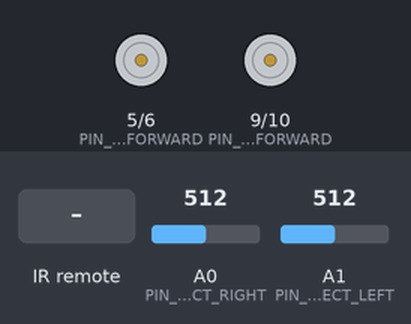
This sketch was run on a simulated Arduino Uno, built with avr-gcc and run on an emulated ATmega328P. Shown: motor-driver pin pairs drawn as motors (green arrow = first pin HIGH = forward, orange = second pin HIGH = backward, longer = more drive). Inputs (shaded band) come from the test bench; at power-on: A0 (PIN_LINE_DETECT_RIGHT) = 512, A1 (PIN_LINE_DETECT_LEFT) = 512.

Above: at 1.2 s.
1.3 s: infrared code 0x16 received
At 1.8 s:
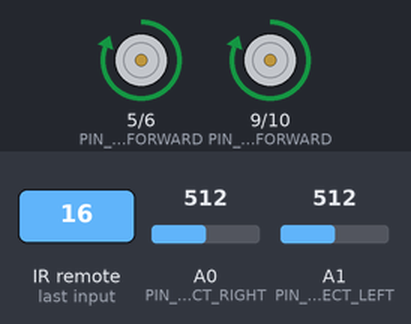
2.8 s: A0 (PIN_LINE_DETECT_RIGHT) set to 140
At 4.0 s:
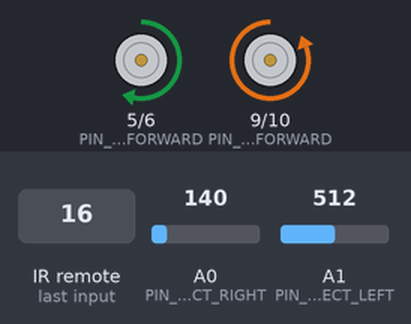
4.3 s: A1 (PIN_LINE_DETECT_LEFT) set to 164
5.8 s: A1 (PIN_LINE_DETECT_LEFT) set to 139
At 6.4 s:
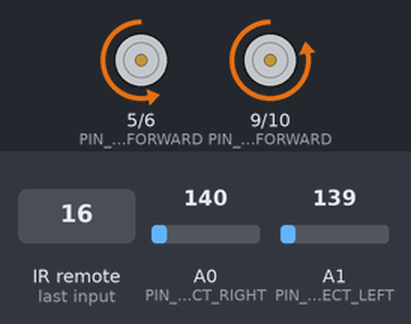
7.3 s: A0 (PIN_LINE_DETECT_RIGHT) set to 161
At 7.7 s:
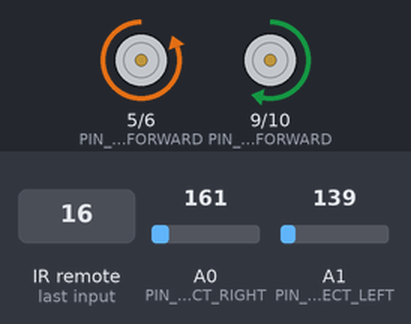
8.8 s: A0 (PIN_LINE_DETECT_RIGHT) set to 122
At 9.9 s:
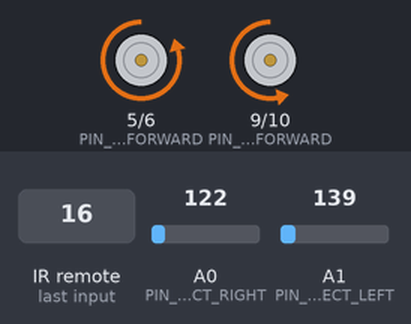
Timing chart, 0 to 11.3 s (numbered marks = the images above; inputs shaded):
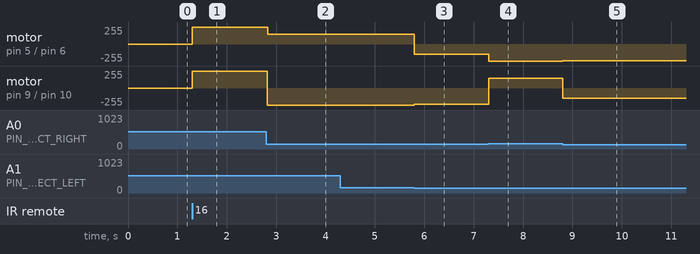

The sketch:

linetracing.ino
```cpp
#include <IRremote.hpp> //IR 리모컨 라이브러리.
#define PIN_IR_RECEIVE 2
#define PIN_MOTOR_LEFT_FORWARD 9
#define PIN_MOTOR_LEFT_BACKWARD 10
#define PIN_MOTOR_RIGHT_FORWARD 5
#define PIN_MOTOR_RIGHT_BACKWARD 6
#define PIN_LINE_DETECT_RIGHT A0
#define PIN_LINE_DETECT_LEFT A1
#define REF_VALUE_LINE_DETECT 150
int motorSpeedLeft = 0; // -255~255
int motorSpeedRight = 0; // -255~255
int isStartLineTracing = 0;
int detectValueLeft = 0;
int detectValueRight = 0;
int dirflag = 0;
int delayVal = 1;
void processMotor(void);
void processMotor(void) {
  if (motorSpeedLeft >= 0) {
    analogWrite(PIN_MOTOR_LEFT_FORWARD, motorSpeedLeft);
    analogWrite(PIN_MOTOR_LEFT_BACKWARD, 0);
  }
  else {
    analogWrite(PIN_MOTOR_LEFT_FORWARD, 0);
    analogWrite(PIN_MOTOR_LEFT_BACKWARD, motorSpeedLeft * (-1));
  }
  if (motorSpeedRight >= 0) {
    analogWrite(PIN_MOTOR_RIGHT_FORWARD, motorSpeedRight);
    analogWrite(PIN_MOTOR_RIGHT_BACKWARD, 0);
  }
  else {
    analogWrite(PIN_MOTOR_RIGHT_FORWARD, 0);
    analogWrite(PIN_MOTOR_RIGHT_BACKWARD, motorSpeedRight * (-1));
  }
}
void setup() {
  IrReceiver.begin(PIN_IR_RECEIVE, ENABLE_LED_FEEDBACK);
  pinMode(PIN_MOTOR_LEFT_FORWARD, OUTPUT);
  pinMode(PIN_MOTOR_LEFT_BACKWARD, OUTPUT);
  pinMode(PIN_MOTOR_RIGHT_FORWARD, OUTPUT);
  pinMode(PIN_MOTOR_RIGHT_BACKWARD, OUTPUT);
  analogWrite(PIN_MOTOR_LEFT_FORWARD, 0);
  analogWrite(PIN_MOTOR_LEFT_BACKWARD, 0);
  analogWrite(PIN_MOTOR_RIGHT_FORWARD, 0);
  analogWrite(PIN_MOTOR_RIGHT_BACKWARD, 0);
}

void loop() {
  if (IrReceiver.decode() == true) {
    if (IrReceiver.decodedIRData.protocol == NEC) {
      if (IrReceiver.decodedIRData.command == 0x16) { // *
        isStartLineTracing = 1;
      }
      else if (IrReceiver.decodedIRData.command == 0x0D) { // #
        isStartLineTracing = 0;
      }
    }
    IrReceiver.resume();
  }

  if (isStartLineTracing == 0) {
    motorSpeedLeft = 0;
    motorSpeedRight = 0;
  }
  else {
    detectValueLeft = analogRead(PIN_LINE_DETECT_LEFT);
    detectValueRight = analogRead(PIN_LINE_DETECT_RIGHT);
    if ((detectValueLeft > REF_VALUE_LINE_DETECT) && (detectValueRight > REF_VALUE_LINE_DETECT)) {
      motorSpeedLeft = 255;
      motorSpeedRight = 255;
      delayVal = 1;

    }
    else if ((detectValueLeft > REF_VALUE_LINE_DETECT) && (detectValueRight < REF_VALUE_LINE_DETECT)) {  // 왼쪽에 선 감지, 오른쪽 공백
      motorSpeedLeft = ( motorSpeedLeft > -245) ? (motorSpeedLeft - 10) : -255;
      //motorSpeedLeft = -255;
      motorSpeedRight = ( motorSpeedRight > 150) ? (motorSpeedRight - 1) : 150;
      delayVal = 0;
    }
    else if ((detectValueLeft < REF_VALUE_LINE_DETECT) && (detectValueRight > REF_VALUE_LINE_DETECT)) {  //오른쪽 선 감지, 왼쪽 공백  오른쪽으로 꺾어야함, 왼쪽모터 +, 오른쪽모터 -
      motorSpeedLeft = ( motorSpeedLeft > 150) ? (motorSpeedLeft - 1) : 150;
      motorSpeedRight = ( motorSpeedRight > -245) ? (motorSpeedRight - 10) : -255;
      //motorSpeedRight = -255;
      delayVal = 0;

    }
    else {
      motorSpeedLeft = -150;
      motorSpeedRight = -150;
      delayVal = 1;

    }
  }

  processMotor();
  delay(delayVal);
}
```

Measured:
- the behaviour switches between 151 and 150 on A1 (PIN_LINE_DETECT_LEFT) (found by bisection; images 2 and 3)
- the behaviour switches between 150 and 151 on A0 (PIN_LINE_DETECT_RIGHT) (found by bisection; images 3 and 4)
- after the input at 1.3 s, motor on pin 5 (PIN_MOTOR_RIGHT_FORWARD) / pin 6 (PIN_MOTOR_RIGHT_BACKWARD), motor on pin 9 (PIN_MOTOR_LEFT_FORWARD) / pin 10 (PIN_MOTOR_LEFT_BACKWARD): stopped → forward 255/255 at once
- after the input at 2.8 s, motor on pin 5 (PIN_MOTOR_RIGHT_FORWARD) / pin 6 (PIN_MOTOR_RIGHT_BACKWARD): forward 255/255 → forward 150/255 at once; motor on pin 9 (PIN_MOTOR_LEFT_FORWARD) / pin 10 (PIN_MOTOR_LEFT_BACKWARD): forward 255/255 → backward 255/255 at once
- after the input at 4.3 s, every drawn part: stays the same
- after the input at 5.8 s, motor on pin 5 (PIN_MOTOR_RIGHT_FORWARD) / pin 6 (PIN_MOTOR_RIGHT_BACKWARD): forward 150/255 → backward 150/255 at once; motor on pin 9 (PIN_MOTOR_LEFT_FORWARD) / pin 10 (PIN_MOTOR_LEFT_BACKWARD): backward 255/255 → backward 245/255 at once
- after the input at 7.3 s, motor on pin 5 (PIN_MOTOR_RIGHT_FORWARD) / pin 6 (PIN_MOTOR_RIGHT_BACKWARD): backward 150/255 → backward 255/255 at once; motor on pin 9 (PIN_MOTOR_LEFT_FORWARD) / pin 10 (PIN_MOTOR_LEFT_BACKWARD): backward 245/255 → forward 150/255 at once
- after the input at 8.8 s, motor on pin 5 (PIN_MOTOR_RIGHT_FORWARD) / pin 6 (PIN_MOTOR_RIGHT_BACKWARD): backward 255/255 → backward 250/255 at once; motor on pin 9 (PIN_MOTOR_LEFT_FORWARD) / pin 10 (PIN_MOTOR_LEFT_BACKWARD): forward 150/255 → backward 150/255 at once
